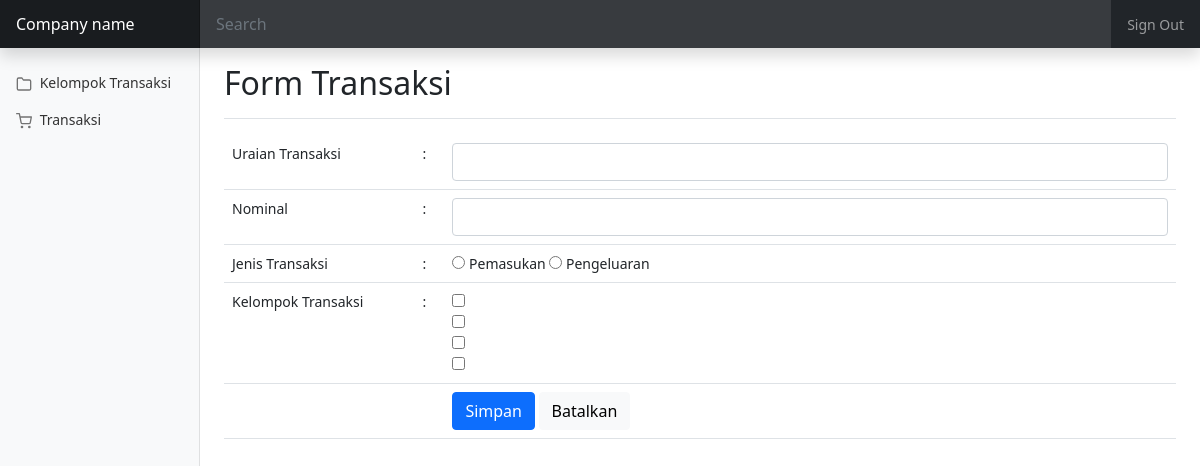
The app's page /?page=transaksi_create (signed in) with its own data.
### tables this page shows
CREATE TABLE `modul_role` (
  `id_modul` int(11) NOT NULL,
  `id_role` int(11) NOT NULL,
  `is_create` tinyint(4) DEFAULT NULL,
  `is_read` tinyint(4) DEFAULT NULL,
  `is_update` tinyint(4) DEFAULT NULL,
  `is_delete` tinyint(4) DEFAULT NULL,
  `is_save` tinyint(4) DEFAULT NULL,
  `deleted_at` datetime DEFAULT NULL,
  `created_at` datetime DEFAULT NULL,
  `updated_at` datetime DEFAULT NULL
);

CREATE TABLE `modul` (
  `id_modul` int(11) NOT NULL,
  `nm_modul` varchar(255) DEFAULT NULL,
  `judul_modul` varchar(255) NOT NULL,
  `icon_modul` varchar(255) NOT NULL,
  `deleted_at` datetime DEFAULT NULL,
  `created_at` datetime DEFAULT NULL,
  `updated_at` datetime DEFAULT NULL
);

CREATE TABLE `kelompok_transaksi` (
  `id_kelompok_transaksi` smallint(6) NOT NULL,
  `nm_kelompok_transaksi` varchar(100) NOT NULL,
  `deleted_at` datetime DEFAULT NULL,
  `created_at` datetime NOT NULL,
  `updated_at` datetime NOT NULL
);

### index.php (the view, shortened to what this page needs)
<!doctype html>
<html lang="en">
<head>
    <link href="assets/bootstrap/css/bootstrap.min.css" rel="stylesheet">
    <link href="assets/css/dashboard.css" rel="stylesheet">
</head>
<body>
    <header class="navbar navbar-dark sticky-top bg-dark flex-md-nowrap p-0 shadow">
        <a class="navbar-brand col-md-3 col-lg-2 me-0 px-3" href="#">Company name</a>
        <input class="form-control form-control-dark w-100" type="text" placeholder="Search" aria-label="Search">
        <div class="navbar-nav">
            <div class="nav-item text-nowrap">
                <?php
                if(isset($_SESSION['nama']))
                {
                    echo '<a class="nav-link px-3" href="?page=logout">Sign Out</a>';
                }
                else
                {
                    echo '<a class="nav-link px-3" href="?page=login">Log In</a>';
                }
                ?>
            </div>
        </div>
    </header>
    <?php
        require_once "libraries/connect.php";
    ?>
    <div class="container-fluid">
        <div class="row">
            <?php
            if(isset($_SESSION['nama'])):
                $sql = "select *from modul_role as mr
                inner join modul as m on mr.id_modul=m.id_modul
                where mr.id_role= ".$_SESSION['id_role']."
                and mr.deleted_at is null and mr.is_read=1";
                 $menu = mysqli_query($connection, $sql);
            ?>
             <nav id="sidebarMenu" class="col-md-3 col-lg-2 d-md-block bg-light sidebar collapse">
                    <div class="position-sticky pt-3">
                        <ul class="nav flex-column">
                            <?php
                            while($row = mysqli_fetch_assoc($menu))
                            {
                            ?>
                                <li class="nav-item">
                                    <a class="nav-link" href="?page=<?php echo $row['nm_modul'];?>">
                                        <span data-feather="<?php echo $row['icon_modul'];?>"></span>
                                        <?php echo $row['judul_modul'];?>
                                    </a>
                                </li>
                            <?php
                            }
                            ?>
                        </ul>
                    </div>
                </nav>
            <?php endif; ?>
            <main class="col-md-9 ms-sm-auto col-lg-10 px-md-4">
                <?php
                if (isset($_GET['page']) == false)
                {
                    $halaman = "pages/main";
                    $page_to_open = "main";
                }
                else
                {
                    $halaman = "pages/".$_GET['page'];
                }
                include $halaman.".php";
                ?>
            </main>
        </div>
    </div>
</body>
</html>

### pages/transaksi_create.php (shortened to what this page needs)
<div class="d-flex justify-content-between flex-wrap flex-md-nowrap align-items-center pt-3 pb-2 mb-3 border-bottom">
    <h1 class="h2">Form Transaksi</h1>
</div>
<?php
    $sql = "select * from kelompok_transaksi where deleted_at is null";
    $kelompok = mysqli_query($connection,$sql);
?>
<form action="?page=transaksi_save" method="post">
    <table class="table">
        <tr>
            <td width="20%">Uraian Transaksi</td>
            <td width="30px">:</td>
            <td><input type="text" name="uraian" class="form-control"/></td>
        </tr>
         <tr>
            <td>Nominal</td>
            <td>:</td>
            <td>
                <input type="number" name="nominal" class="form-control"/>
            </td>
        </tr>
         <tr>
            <td>Jenis Transaksi</td>
            <td>:</td>
            <td>
                <input type="radio" name="is_masuk" value="1"/> Pemasukan  <input type="radio" name="is_masuk" value="0"/> Pengeluaran
            </td>
        </tr>
         <tr>
            <td>Kelompok Transaksi</td>
            <td>:</td>
            <td>
                <?php
                    while($row = mysqli_fetch_assoc($kelompok))
                    {
                        $k = $row['id_kelompok_transaksi'];
                        echo "<input type='checkbox' name='kelompok[]' value='$k'/> ".$row['nama_kelompok_transaksi']."<br />";
                    }
                ?>
            </td>
        </tr>
        <tr>
            <td></td>
            <td></td>
            <td>
                <input type="submit" value="Simpan" class="btn btn-primary"/>
                <a href="?page=transaksi" class="btn btn-light">Batalkan</a>
            </td>
        </tr>
    </table>
</form>

### assets/css/dashboard.css (style rules this page uses)
body { font-size: .875rem; }
.feather { width: 16px; height: 16px; vertical-align: text-bottom; }
.sidebar { position: fixed; top: 0; bottom: 0; left: 0; z-index: 100; padding: 48px 0 0; box-shadow: inset -1px 0 0 rgba(0, 0, 0, .1); }
.sidebar .nav-link { font-weight: 500; color: #333; }
.sidebar .nav-link .feather { margin-right: 4px; color: #727272; }
.navbar-brand { padding-top: .75rem; padding-bottom: .75rem; font-size: 1rem; background-color: rgba(0, 0, 0, .25); box-shadow: inset -1px 0 0 rgba(0, 0, 0, .25); }
.navbar .form-control { padding: .75rem 1rem; border-width: 0; border-radius: 0; }
.form-control-dark { color: #fff; background-color: rgba(255, 255, 255, .1); border-color: rgba(255, 255, 255, .1); }

### records on screen
modul_role: id_modul.judul_modul "Kelompok Transaksi"
modul_role: id_modul.judul_modul "Transaksi"
